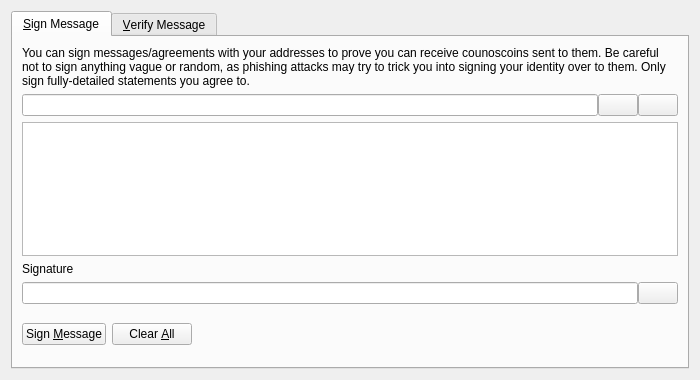
<?xml version="1.0" encoding="UTF-8"?>
<ui version="4.0">
 <class>SignVerifyMessageDialog</class>
 <widget class="QDialog" name="SignVerifyMessageDialog">
  <property name="geometry">
   <rect>
    <x>0</x>
    <y>0</y>
    <width>700</width>
    <height>380</height>
   </rect>
  </property>
  <property name="windowTitle">
   <string>Signatures - Sign / Verify a Message</string>
  </property>
  <property name="modal">
   <bool>true</bool>
  </property>
  <layout class="QVBoxLayout" name="verticalLayout">
   <item>
    <widget class="QTabWidget" name="tabWidget">
     <property name="currentIndex">
      <number>0</number>
     </property>
     <widget class="QWidget" name="tabSignMessage">
      <attribute name="title">
       <string>&amp;Sign Message</string>
      </attribute>
      <layout class="QVBoxLayout" name="verticalLayout_SM">
       <item>
        <widget class="QLabel" name="infoLabel_SM">
         <property name="text">
          <string>You can sign messages/agreements with your addresses to prove you can receive counoscoins sent to them. Be careful not to sign anything vague or random, as phishing attacks may try to trick you into signing your identity over to them. Only sign fully-detailed statements you agree to.</string>
         </property>
         <property name="textFormat">
          <enum>Qt::PlainText</enum>
         </property>
         <property name="wordWrap">
          <bool>true</bool>
         </property>
        </widget>
       </item>
       <item>
        <layout class="QHBoxLayout" name="horizontalLayout_1_SM">
         <property name="spacing">
          <number>0</number>
         </property>
         <item>
          <widget class="QValidatedLineEdit" name="addressIn_SM">
           <property name="toolTip">
            <string>The CounosCoin address to sign the message with</string>
           </property>
          </widget>
         </item>
         <item>
          <widget class="QPushButton" name="addressBookButton_SM">
           <property name="toolTip">
            <string>Choose previously used address</string>
           </property>
           <property name="text">
            <string/>
           </property>
           <property name="icon">
            <iconset resource="../bitcoin.qrc">
             <normaloff>:/icons/address-book</normaloff>:/icons/address-book</iconset>
           </property>
           <property name="shortcut">
            <string>Alt+A</string>
           </property>
           <property name="autoDefault">
            <bool>false</bool>
           </property>
          </widget>
         </item>
         <item>
          <widget class="QPushButton" name="pasteButton_SM">
           <property name="toolTip">
            <string>Paste address from clipboard</string>
           </property>
           <property name="text">
            <string/>
           </property>
           <property name="icon">
            <iconset resource="../bitcoin.qrc">
             <normaloff>:/icons/editpaste</normaloff>:/icons/editpaste</iconset>
           </property>
           <property name="shortcut">
            <string>Alt+P</string>
           </property>
           <property name="autoDefault">
            <bool>false</bool>
           </property>
          </widget>
         </item>
        </layout>
       </item>
       <item>
        <widget class="QPlainTextEdit" name="messageIn_SM">
         <property name="toolTip">
          <string>Enter the message you want to sign here</string>
         </property>
        </widget>
       </item>
       <item>
        <widget class="QLabel" name="signatureLabel_SM">
         <property name="text">
          <string>Signature</string>
         </property>
         <property name="textFormat">
          <enum>Qt::PlainText</enum>
         </property>
        </widget>
       </item>
       <item>
        <layout class="QHBoxLayout" name="horizontalLayout_2_SM">
         <property name="spacing">
          <number>0</number>
         </property>
         <item>
          <widget class="QLineEdit" name="signatureOut_SM">
           <property name="font">
            <font>
             <italic>true</italic>
            </font>
           </property>
           <property name="readOnly">
            <bool>true</bool>
           </property>
          </widget>
         </item>
         <item>
          <widget class="QPushButton" name="copySignatureButton_SM">
           <property name="toolTip">
            <string>Copy the current signature to the system clipboard</string>
           </property>
           <property name="text">
            <string/>
           </property>
           <property name="icon">
            <iconset resource="../bitcoin.qrc">
             <normaloff>:/icons/editcopy</normaloff>:/icons/editcopy</iconset>
           </property>
           <property name="autoDefault">
            <bool>false</bool>
           </property>
          </widget>
         </item>
        </layout>
       </item>
       <item>
        <layout class="QHBoxLayout" name="horizontalLayout_3_SM">
         <item>
          <widget class="QPushButton" name="signMessageButton_SM">
           <property name="toolTip">
            <string>Sign the message to prove you own this CounosCoin address</string>
           </property>
           <property name="text">
            <string>Sign &amp;Message</string>
           </property>
           <property name="icon">
            <iconset resource="../bitcoin.qrc">
             <normaloff>:/icons/edit</normaloff>:/icons/edit</iconset>
           </property>
           <property name="autoDefault">
            <bool>false</bool>
           </property>
          </widget>
         </item>
         <item>
          <widget class="QPushButton" name="clearButton_SM">
           <property name="toolTip">
            <string>Reset all sign message fields</string>
           </property>
           <property name="text">
            <string>Clear &amp;All</string>
           </property>
           <property name="icon">
            <iconset resource="../bitcoin.qrc">
             <normaloff>:/icons/remove</normaloff>:/icons/remove</iconset>
           </property>
           <property name="autoDefault">
            <bool>false</bool>
           </property>
          </widget>
         </item>
         <item>
          <spacer name="horizontalSpacer_1_SM">
           <property name="orientation">
            <enum>Qt::Horizontal</enum>
           </property>
           <property name="sizeHint" stdset="0">
            <size>
             <width>40</width>
             <height>48</height>
            </size>
           </property>
          </spacer>
         </item>
         <item>
          <widget class="QLabel" name="statusLabel_SM">
           <property name="font">
            <font>
             <weight>75</weight>
             <bold>true</bold>
            </font>
           </property>
           <property name="text">
            <string/>
           </property>
           <property name="wordWrap">
            <bool>true</bool>
           </property>
          </widget>
         </item>
         <item>
          <spacer name="horizontalSpacer_2_SM">
           <property name="orientation">
            <enum>Qt::Horizontal</enum>
           </property>
           <property name="sizeHint" stdset="0">
            <size>
             <width>40</width>
             <height>48</height>
            </size>
           </property>
          </spacer>
         </item>
        </layout>
       </item>
      </layout>
     </widget>
     <widget class="QWidget" name="tabVerifyMessage">
      <attribute name="title">
       <string>&amp;Verify Message</string>
      </attribute>
      <layout class="QVBoxLayout" name="verticalLayout_VM">
       <item>
        <widget class="QLabel" name="infoLabel_VM">
         <property name="text">
          <string>Enter the receiver's address, message (ensure you copy line breaks, spaces, tabs, etc. exactly) and signature below to verify the message. Be careful not to read more into the signature than what is in the signed message itself, to avoid being tricked by a man-in-the-middle attack. Note that this only proves the signing party receives with the address, it cannot prove sendership of any transaction!</string>
         </property>
         <property name="textFormat">
          <enum>Qt::PlainText</enum>
         </property>
         <property name="alignment">
          <set>Qt::AlignLeading|Qt::AlignLeft|Qt::AlignTop</set>
         </property>
         <property name="wordWrap">
          <bool>true</bool>
         </property>
        </widget>
       </item>
       <item>
        <layout class="QHBoxLayout" name="horizontalLayout_1_VM">
         <property name="spacing">
          <number>0</number>
         </property>
         <item>
          <widget class="QValidatedLineEdit" name="addressIn_VM">
           <property name="toolTip">
            <string>The CounosCoin address the message was signed with</string>
           </property>
          </widget>
         </item>
         <item>
          <widget class="QPushButton" name="addressBookButton_VM">
           <property name="toolTip">
            <string>Choose previously used address</string>
           </property>
           <property name="text">
            <string/>
           </property>
           <property name="icon">
            <iconset resource="../bitcoin.qrc">
             <normaloff>:/icons/address-book</normaloff>:/icons/address-book</iconset>
           </property>
           <property name="shortcut">
            <string>Alt+A</string>
           </property>
           <property name="autoDefault">
            <bool>false</bool>
           </property>
          </widget>
         </item>
        </layout>
       </item>
       <item>
        <widget class="QPlainTextEdit" name="messageIn_VM"/>
       </item>
       <item>
        <widget class="QValidatedLineEdit" name="signatureIn_VM"/>
       </item>
       <item>
        <layout class="QHBoxLayout" name="horizontalLayout_2_VM">
         <item>
          <widget class="QPushButton" name="verifyMessageButton_VM">
           <property name="toolTip">
            <string>Verify the message to ensure it was signed with the specified CounosCoin address</string>
           </property>
           <property name="text">
            <string>Verify &amp;Message</string>
           </property>
           <property name="icon">
            <iconset resource="../bitcoin.qrc">
             <normaloff>:/icons/transaction_0</normaloff>:/icons/transaction_0</iconset>
           </property>
           <property name="autoDefault">
            <bool>false</bool>
           </property>
          </widget>
         </item>
         <item>
          <widget class="QPushButton" name="clearButton_VM">
           <property name="toolTip">
            <string>Reset all verify message fields</string>
           </property>
           <property name="text">
            <string>Clear &amp;All</string>
           </property>
           <property name="icon">
            <iconset resource="../bitcoin.qrc">
             <normaloff>:/icons/remove</normaloff>:/icons/remove</iconset>
           </property>
           <property name="autoDefault">
            <bool>false</bool>
           </property>
          </widget>
         </item>
         <item>
          <spacer name="horizontalSpacer_1_VM">
           <property name="orientation">
            <enum>Qt::Horizontal</enum>
           </property>
           <property name="sizeHint" stdset="0">
            <size>
             <width>40</width>
             <height>48</height>
            </size>
           </property>
          </spacer>
         </item>
         <item>
          <widget class="QLabel" name="statusLabel_VM">
           <property name="font">
            <font>
             <weight>75</weight>
             <bold>true</bold>
            </font>
           </property>
           <property name="text">
            <string/>
           </property>
           <property name="wordWrap">
            <bool>true</bool>
           </property>
          </widget>
         </item>
         <item>
          <spacer name="horizontalSpacer_2_VM">
           <property name="orientation">
            <enum>Qt::Horizontal</enum>
           </property>
           <property name="sizeHint" stdset="0">
            <size>
             <width>40</width>
             <height>48</height>
            </size>
           </property>
          </spacer>
         </item>
        </layout>
       </item>
      </layout>
     </widget>
    </widget>
   </item>
  </layout>
 </widget>
 <customwidgets>
  <customwidget>
   <class>QValidatedLineEdit</class>
   <extends>QLineEdit</extends>
   <header>qt/qvalidatedlineedit.h</header>
  </customwidget>
 </customwidgets>
 <resources>
  <include location="../bitcoin.qrc"/>
 </resources>
 <connections/>
</ui>
